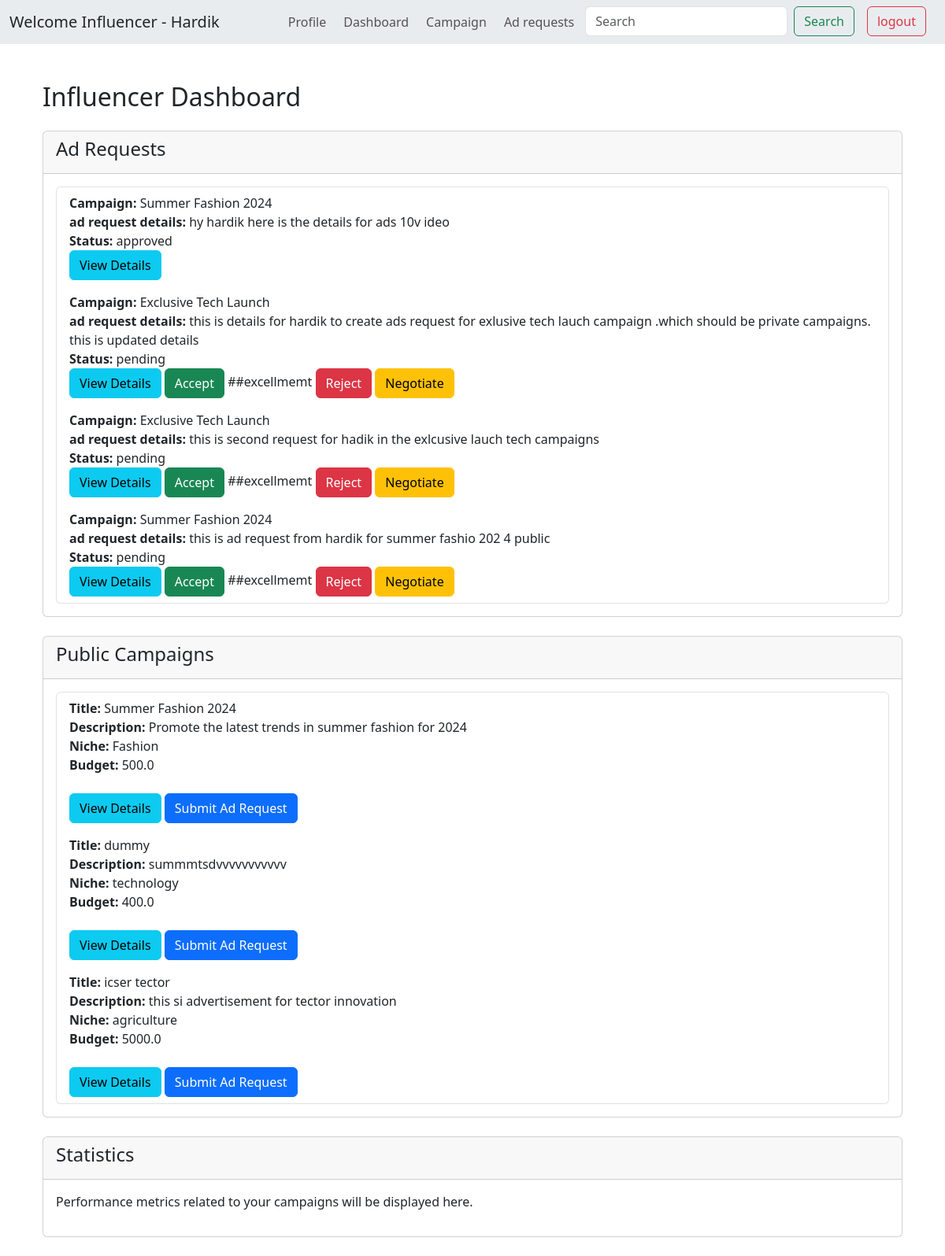
Page /influencer_dash (signed in) on the earlier database version.
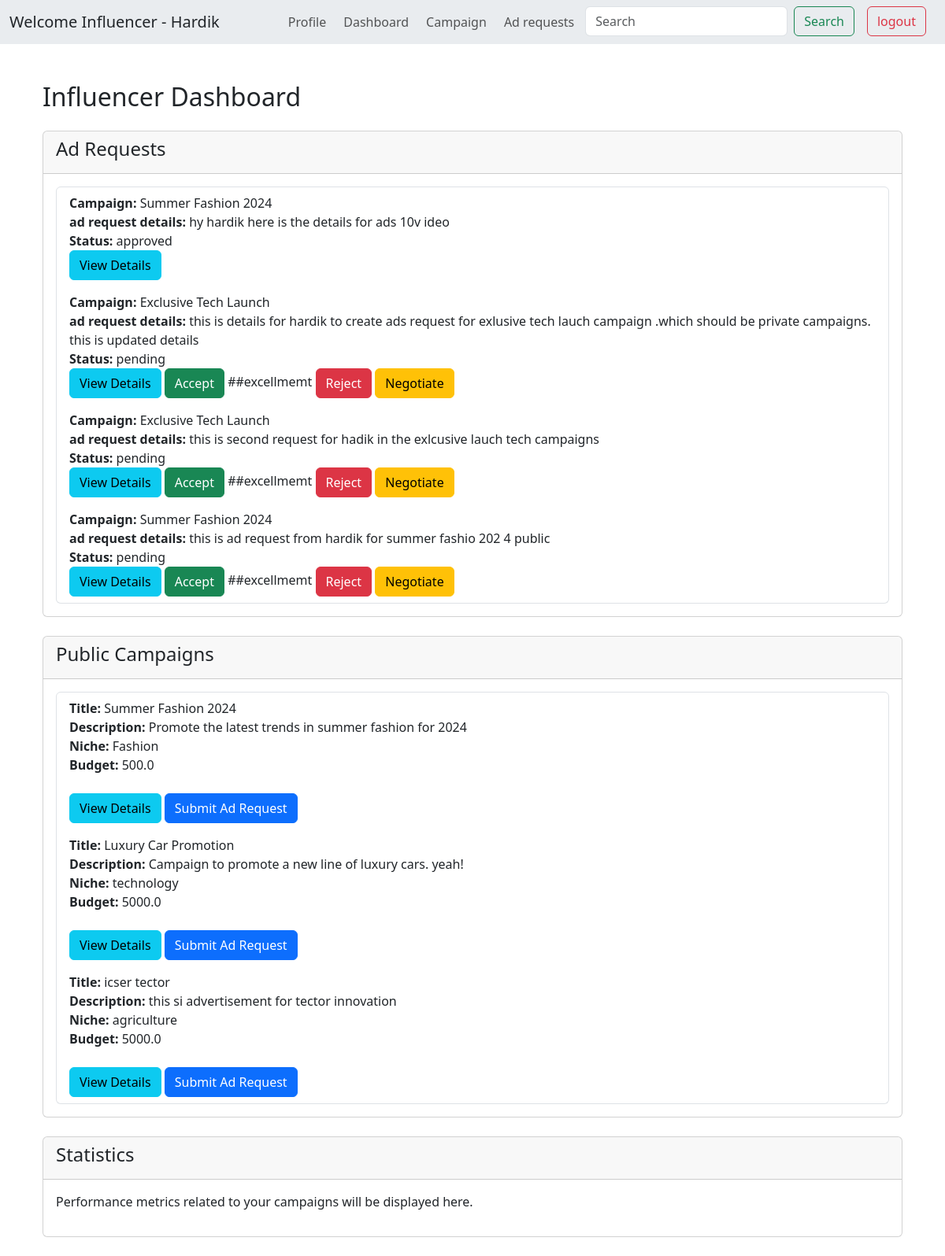
Same page on the later database version.
### models.py (models this page shows, shortened)
class AdRequest(db.Model):
    __tablename__ = 'ad_requests'
    id = db.Column(db.Integer, primary_key=True)
    campaign_id = db.Column(db.Integer, db.ForeignKey('campaigns.id'), nullable=False)
    influencer_id = db.Column(db.Integer, db.ForeignKey('users.id'), nullable=False)
    sponsor_id = db.Column(db.Integer, db.ForeignKey('users.id'), nullable=False)
    details = db.Column(db.Text, nullable=True)
    ads_required = db.Column(db.Integer, nullable=False, default=1)
    ads_completed = db.Column(db.Integer, nullable=False, default=0)
    payment_amount = db.Column(db.Float, nullable=False)
    status = db.Column(db.String(50), nullable=False, default='pending')  # pending, approved, rejected, accepted, completed
    updated_at = db.Column(db.DateTime, default=datetime.utcnow, onupdate=datetime.utcnow)
    campaign = db.relationship('Campaign', back_populates='ad_requests')
    influencer = db.relationship('User', foreign_keys=[influencer_id])
    sponsor = db.relationship('User', foreign_keys=[sponsor_id])

class Campaign(db.Model):
    __tablename__ = 'campaigns'
    id = db.Column(db.Integer, primary_key=True)
    title = db.Column(db.String(200), nullable=False)
    description = db.Column(db.String(400), nullable=False)
    niche = db.Column(db.String(100), nullable=False)
    start_date = db.Column(db.Date, nullable=False)
    end_date = db.Column(db.Date, nullable=False)
    budget = db.Column(db.Float, nullable=False)
    visibility = db.Column(db.String(50), nullable=False)
    status = db.Column(db.String(50), nullable=False, default='ongoing')
    goals = db.Column(db.Text, nullable=True)
    sponsor_id = db.Column(db.Integer, db.ForeignKey('users.id'), nullable=False)
    is_flagged = db.Column(db.Boolean, default=False)
    sponsor = db.relationship('User', backref=db.backref('campaigns', lazy=True))
    ad_requests = db.relationship('AdRequest', back_populates='campaign', lazy=True)

### main.py (the view)
@app.route('/influencer_dash')
def influencer_dash():
    if 'user_id' not in session or session['user_role'] != 'influencer':
        flash('You need to be logged in as an influencer .', 'danger')
        return redirect(url_for('login'))
    influencer = User.query.get(session['user_id'])
    ad_requests = AdRequest.query.filter_by(influencer_id=influencer.id).all()
    public_campaigns = Campaign.query.filter_by(visibility='public').all()
    return render_template('/influencer/influencer_dash.html', influencer=influencer, ad_requests=ad_requests, public_campaigns=public_campaigns)

### main.py (called while the page is built)
@app.context_processor
def inject_user():
    if 'user_id' in session:
        user = User.query.get(session['user_id'])
    else:
        user = None
    return dict(current_user=user)

### templates/influencer/influencer_dash.html (shortened to what this page needs)
{% extends "base.html" %}
{% block content %}
<div class="container mt-5">
    <h2 class="mb-4">Influencer Dashboard</h2>
    <div class="card mb-4">
        <div class="card-header">
            <h4>Ad Requests</h4>
        </div>
        <div class="card-body">
            {% if ad_requests %}
                <ul class="list-group">
                    {% for ad_request in ad_requests %}
                        <li class="list-group-item">
                            <strong>Campaign:</strong> {{ ad_request.campaign.title }}<br>
                            <strong> ad request details:</strong> {{ ad_request.details}}<br>
                            <strong>Status:</strong> {{ ad_request.status }}<br>
                            <a href="{{ url_for('inf_view_ad_request', ad_request_id=ad_request.id) }}" class="btn btn-info">View Details</a>
                            {% if ad_request.status == 'pending' %}
                                <a href="{{ url_for('accept_ad_request', ad_request_id=ad_request.id) }}" class="btn btn-success">Accept</a>   ##excellmemt
                                <a href="{{ url_for('reject_ad_request', ad_request_id=ad_request.id) }}" class="btn btn-danger">Reject</a>
                                <a href="{{ url_for('negotiate_ad_request', ad_request_id=ad_request.id) }}" class="btn btn-warning">Negotiate</a>
                            {% endif %}
                        </li>
                    {% endfor %}
                </ul>
            {% else %}
                <p>No ad requests at the moment.</p>
            {% endif %}
        </div>
    </div>
    <div class="card mb-4">
        <div class="card-header">
            <h4>Public Campaigns</h4>
        </div>
        <div class="card-body">
            {% if public_campaigns %}
                <ul class="list-group">
                    {% for campaign in public_campaigns %}
                        <li class="list-group-item">
                            <strong>Title:</strong> {{ campaign.title }}<br>
                            <strong>Description:</strong> {{ campaign.description }}<br>
                            <strong>Niche:</strong> {{ campaign.niche }}<br>
                            <strong>Budget:</strong> {{ campaign.budget }}<br><br>
                            <button type="button" class="btn btn-info" data-bs-toggle="modal" data-bs-target="#viewCampaignModal" data-campaign-id="{{ campaign.id }}">View Details</button>
                            <button type="button" class="btn btn-primary" data-bs-toggle="modal" data-bs-target="#submitAdRequestModal" data-campaign-id="{{ campaign.id }}">Submit Ad Request</button>
                        </li>
                    {% endfor %}
                </ul>
            {% else %}
                <p>No public campaigns available at the moment.</p>
            {% endif %}
        </div>
    </div>
    <div class="card mb-4">
        <div class="card-header">
            <h4>Statistics</h4>
        </div>
        <div class="card-body">
            <p>Performance metrics related to your campaigns will be displayed here.</p>
        </div>
    </div>
</div>
{% endblock %}

Differences in the rows shown:
no longer on this page (row edited): Campaign: title "dummy", description "summmtsdvvvvvvvvvvv", niche "technology", budget "400.0"
now on this page (row edited): Campaign: title "Luxury Car Promotion", description "Campaign to promote a new line of luxury cars. yeah!", niche "technology", budget "5000.0"
